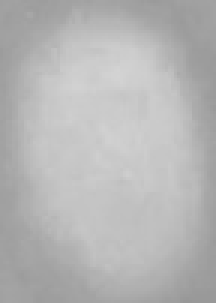
#> input picture Images_for_prediction/cell_frame004148_x0126_y0201_red.jpg, 72 x 101 px (shown 3 times larger); the run also reads 1 picture not shown here
$ jupyter execute --allow-errors BTHE_Altering_Images.ipynb   (older library calls are emulated)
#> lines starting #> are read from the running program, lines starting #| are printed output that depends on the picture; after the words box and inside, x2 and y2 are one past the last pixel; in counts of white or black regions, pixels touching at a corner belong together
# Altering Images so that they meet the requirements from the SHAPR model (GAN)

The Images are provided by the Swiss Institue of Translational and Entrepreneurial Medicine (SITEM) in Bern, Switzerland.

The model requires the images to be in shape of 64x64 pixels. The images in the folder "Images_for_prediction" have different shapes according to the size of the red blood cell.

This script aims to alter these images and save them as 64x64px images in the folder "image" which can then later be used to perform the predictions on them.

### Trying to change the size of the image without altering the aspect ratio of the RBC. (Without streching the RBC)
### In addition a gray background canvas is added so that it meets the 64x64 pixel size

### Try it on a single image

#### Import dependencies

[cell 1]
from PIL import Image

#### Load Images

[cell 2]
original_image = Image.open("Images_for_prediction/cell_frame004148_x0126_y0201_red.jpg")
#> original_image is the input picture: PIL image 72x101 L; min 151, max 211, mean 181.7
original_image

#### Calculate aspect ratio

[cell 3]
desired_width, desired_height = 64, 64
desired_aspect_ratio = desired_width / desired_height

#### Determine the image-scale-factor for resizing while preserving the aspect ratio:

[cell 4]
current_width, current_height = original_image.size
#> current_width = 72; current_height = 101
current_aspect_ratio = current_width / current_height
#> current_aspect_ratio = 0.713

if current_aspect_ratio > desired_aspect_ratio:
    # The original image is wider than the desired aspect ratio, so the width will be the limiting factor.
    scale_factor = desired_width / current_width
else:
    # The original image is taller than the desired aspect ratio, so the height will be the limiting factor.
    scale_factor = desired_height / current_height
#> scale_factor = 0.634

scale_factor
#> Out = 0.634

#### Calculate the new size based on the scale factor

[cell 5]
new_size = (int(current_width * scale_factor), int(current_height * scale_factor))
#> new_size = (45, 64)
new_size
#> Out = (45, 64)

#### Resize the image while preserving the aspect ratio

[cell 6]
resized_image = original_image.resize(new_size, Image.ANTIALIAS)
resized_image

Create a  square canvas with a gray background:

[cell 7]
# get color value for the gray background from the first pixel at the top left corner which is always the background value
import cv2
img = cv2.imread("Images_for_prediction/cell_frame004148_x0126_y0201_red.jpg",2)
background_value = img[0][0]
#> background_value = 160
background_value = int(background_value)


canvas = Image.new("L", (desired_width, desired_height), background_value)
#> canvas: PIL image 64x64 L; every value is 160
canvas

#### Paste the resized image onto the center of the canvas

[cell 8]
paste_position = ((desired_width - new_size[0]) // 2, (desired_height - new_size[1]) // 2)
#> paste_position = (9, 0)
canvas.paste(resized_image, paste_position)
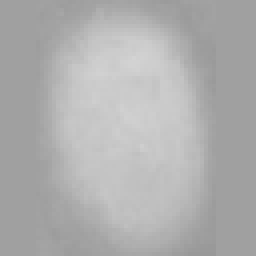
#> canvas: PIL image 64x64 L (shown 4 times larger); min 152, max 211, mean 175.3
canvas

#### Save the resulting image

[cell 9]
canvas.save("Created_Images/resized_RBC.png")

## Apply above code to all the images in the folder "Images_for_prediction" and save to "image" as Tif file

[cell 10]
import os
from PIL import Image

# Set the path to the folder containing the images
folder_path = "Images_for_prediction"
result_path = "image"

# Set the desired dimensions for resizing
desired_width, desired_height = 64, 64
desired_aspect_ratio = desired_width / desired_height

# Loop over all the files in the folder
for filename in os.listdir(folder_path):
    if filename.endswith(".png") or filename.endswith(".jpg"):
        # Load the original image
        file_path = os.path.join(folder_path, filename)
        original_image = Image.open(file_path)

        # get pixel values of all corners
        top_left_color = original_image.getpixel((0, 0))
#> top_left_color = 165
        top_right_color = original_image.getpixel((original_image.width - 1, 0))
#> top_right_color = 170
        bottom_left_color = original_image.getpixel((0, original_image.height - 1))
#> bottom_left_color = 165
        bottom_right_color = original_image.getpixel((original_image.width - 1, original_image.height - 1))
#> bottom_right_color = 166

        # Find the lowest pixelvalue of the four corner for the background color of the canvas
        background_color = (min(top_left_color, top_right_color, bottom_left_color, bottom_right_color))
#> background_color = 165

        # Perform the resizing and the canvas creation
        current_width, current_height = original_image.size
#> current_width = 76; current_height = 106
        current_aspect_ratio = current_width / current_height
#> current_aspect_ratio = 0.717

        if current_aspect_ratio > desired_aspect_ratio:
            scale_factor = desired_width / current_width
        else:
            scale_factor = desired_height / current_height
#> scale_factor = 0.604

        new_size = (int(current_width * scale_factor), int(current_height * scale_factor))

        resized_image = original_image.resize(new_size, Image.ANTIALIAS)
        resized_image = resized_image.convert("L") # grayscale

        canvas = Image.new("L", (desired_width, desired_height), background_color)
#> canvas: PIL image 64x64 L; every value is 165

        paste_position = ((desired_width - new_size[0]) // 2, (desired_height - new_size[1]) // 2)
        canvas.paste(resized_image, paste_position)


        # Save the resulting image to the new folder
        new_file_path = os.path.join(result_path, filename)
        canvas.save(new_file_path)

        print(f"Resized image saved: {new_file_path}")

## Binary Thresholding so that the RBC is well segmented and the images can be saved to the "mask" folder

[cell 11]
# https://docs.opencv.org/4.x/d7/d4d/tutorial_py_thresholding.html
import cv2 as cv
import numpy as np
from matplotlib import pyplot as plt
a= 175#defined as good result after testing on multiple images
img = cv.imread('image/cell_frame004148_x0126_y0201_red.jpg', 2) #example image to test the code
#> img: shape (64, 64); min 149, max 211, mean 172.9
assert img is not None, "file could not be read, check with os.path.exists()"
ret,thresh = cv.threshold(img,a,255,cv.THRESH_BINARY)
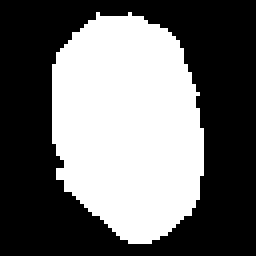
#> thresh: shape (64, 64) (shown 4 times larger); 42.3% white; 1 white region, box (x1, y1, x2, y2) and area: (13, 3, 51, 61) 1733
#> ret = 175

title = 'BINARY'
cv.imwrite("Created_Images/thresholded_RBC.png", thresh)


plt.imshow(thresh,'gray',vmin=0,vmax=255)
plt.title(title)
plt.xticks([]),plt.yticks([])
plt.show()
